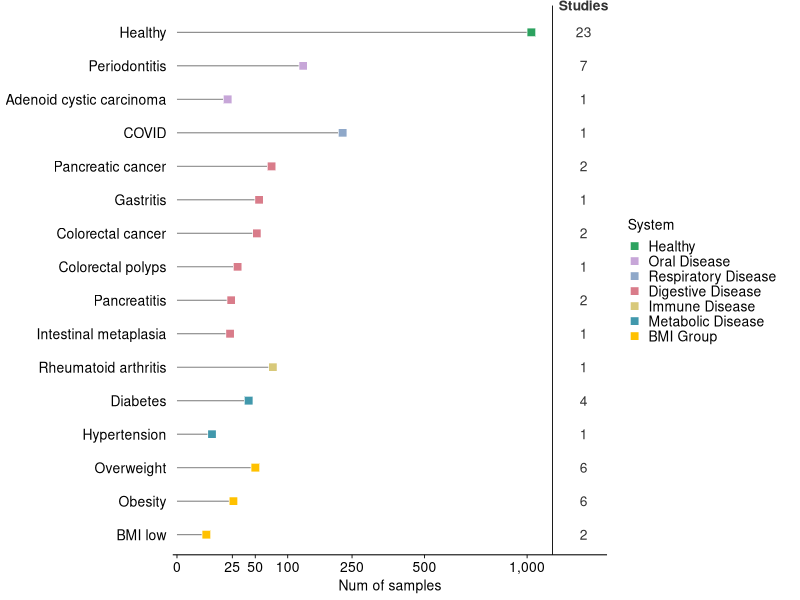
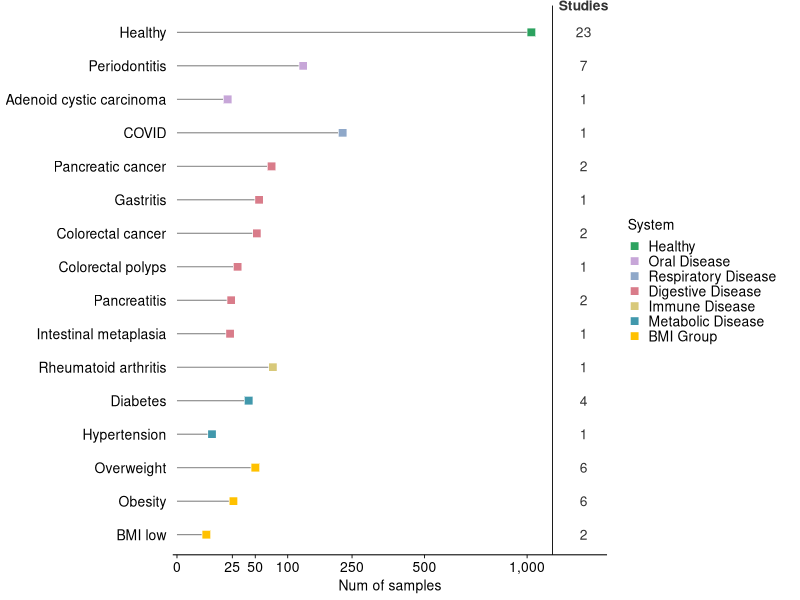
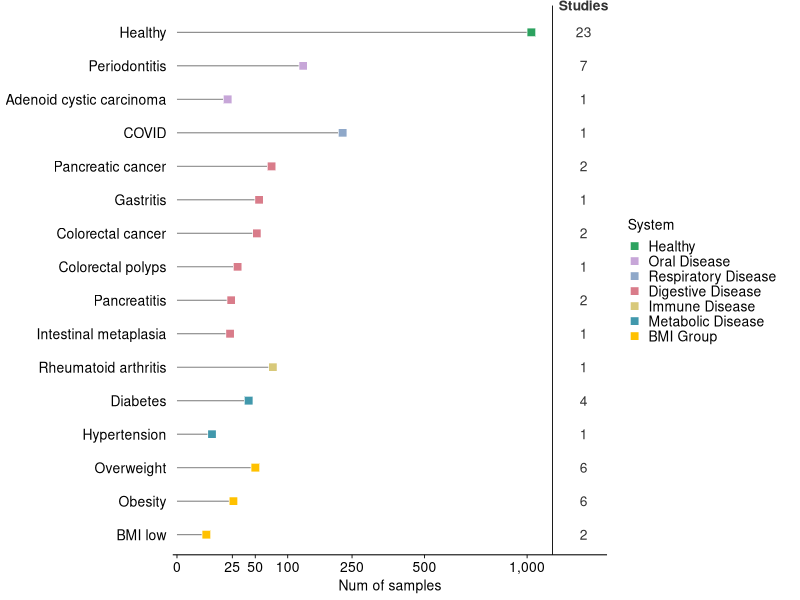

These charts were generated, in order, by the following R code:
suppressPackageStartupMessages({
  library(tidyverse)
  library(scales)
})

system_color_map <- c(
  "Healthy" = "#2CA25F",
  "Oral Disease" = "#C7A6D8",
  "Digestive Disease" = "#D97C8A",
  "Respiratory Disease" = "#8FA8C9",
  "Immune Disease" = "#D8C97A",
  "Metabolic Disease" = "#4198AC",
  "BMI Group" = "#FFC100"
)

plot_dat <- tribble(
  ~System, ~Condition, ~Studies_Num, ~Samples_Num,
  "Oral Disease",        "Periodontitis",              7, 130,
  "Oral Disease",        "Adenoid cystic carcinoma",   1, 21,
  "Respiratory Disease", "COVID",                      1, 224,
  "Metabolic Disease",   "Diabetes",                   4, 42,
  "Metabolic Disease",   "Hypertension",               1, 10,
  "BMI Group",           "Overweight",                 6, 50,
  "BMI Group",           "Obesity",                    6, 26,
  "BMI Group",           "BMI low",                    2, 7,
  "Digestive Disease",   "Pancreatic cancer",          2, 73,
  "Digestive Disease",   "Gastritis",                  1, 55,
  "Digestive Disease",   "Colorectal cancer",          2, 52,
  "Digestive Disease",   "Colorectal polyps",          1, 30,
  "Digestive Disease",   "Pancreatitis",               2, 24,
  "Digestive Disease",   "Intestinal metaplasia",      1, 23,
  "Immune Disease",      "Rheumatoid arthritis",       1, 75,
  "Healthy",             "Healthy",                   23, 1024
)

system_order <- c(
  "Healthy",
  "Oral Disease",
  "Respiratory Disease",
  "Digestive Disease",
  "Immune Disease",
  "Metabolic Disease",
  "BMI Group"
)

plot_dat <- plot_dat %>%
  mutate(System = factor(System, levels = system_order)) %>%
  arrange(System, desc(Samples_Num)) %>%
  mutate(
    Condition = factor(Condition, levels = rev(Condition))
  )

study_x <- 1350
divider_x <- 1150

p <- ggplot(plot_dat, aes(x = Samples_Num, y = Condition)) +
  geom_segment(
    aes(x = 0, xend = Samples_Num, yend = Condition),
    color = "grey50",
    linewidth = 0.35
  ) +
  geom_point(
    aes(fill = System),
    shape = 22,
    size = 3.0,
    color = "white",
    stroke = 0.35
  ) +
  geom_vline(
    xintercept = divider_x,
    color = "black",
    linewidth = 0.3
  ) +
  geom_text(
    aes(x = study_x, label = Studies_Num),
    size = 3.5,
    color = "grey20"
  ) +
  annotate(
    "text",
    x = study_x,
    y = length(unique(plot_dat$Condition)) + 0.8,
    label = "Studies",
    size = 3.5,
    fontface = "bold",
    color = "grey20"
  ) +
  scale_fill_manual(values = system_color_map) +
  scale_x_continuous(
    trans = "sqrt",
    breaks = c(0, 25, 50, 100, 250, 500, 1000),
    labels = comma,
    limits = c(0, 1450),
    expand = expansion(mult = c(0.01, 0.02))
  ) +
  labs(
    x = "Num of samples",
    y = NULL,
    fill = "System"
  ) +
  coord_cartesian(clip = "off") +
  theme_classic(base_size = 10) +
  theme(
    axis.text.y = element_text(size = 10, color = "black"),
    axis.text.x = element_text(size = 10, color = "black"),
    axis.title.x = element_text(size = 10, color = "black"),
    axis.line.y = element_blank(),
    axis.ticks.y = element_blank(),
    axis.line.x = element_line(linewidth = 0.35, color = "black"),
    axis.ticks.x = element_line(linewidth = 0.3, color = "black"),
    legend.title = element_text(size = 10),
    legend.text = element_text(size = 10),
    legend.key.size = unit(0.35, "cm"),
    legend.position = "right",
    plot.margin = margin(4, 12, 4, 4)
  )

p

ggsave(
  file.path(Sys.getenv("OMWI_RESULTS_DIR", unset = "results"), "Figure1/Disease_composition_dot/panel_condition_dotplot_study_column.pdf"),
  p,
  width = 7,
  height = 4,
  device = cairo_pdf
)

ggsave(
  file.path(Sys.getenv("OMWI_RESULTS_DIR", unset = "results"), "Figure1/Disease_composition_dot/panel_condition_dotplot_study_column.png"),
  p,
  width = 7,
  height = 4,
  dpi = 600
)
